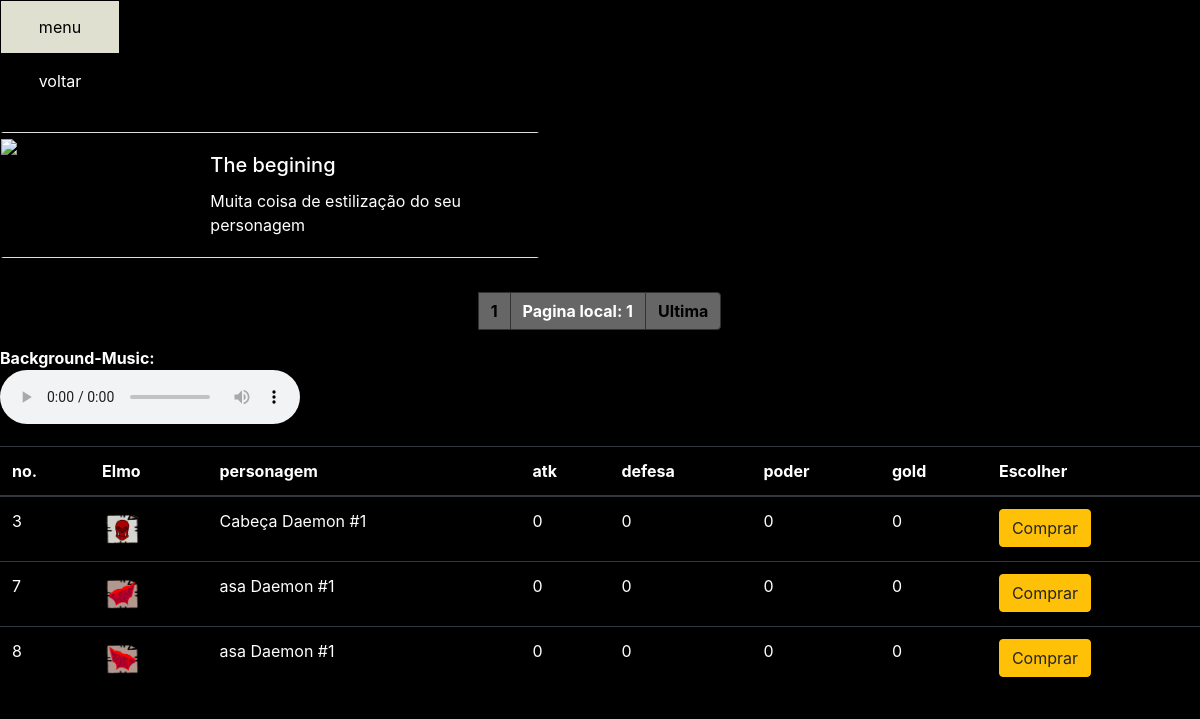
Page /menus/static/key_12thebegin.php on the committed database.
### tables this page shows
CREATE TABLE IF NOT EXISTS `shops` (
  `inv_id` int(6) NOT NULL,
  `inv_dono` varchar(250) DEFAULT NULL,
  `inv_nome` varchar(250) DEFAULT NULL,
  `inv_nome_item` varchar(250) DEFAULT NULL,
  `inv_mod` varchar(5000) DEFAULT NULL,
  `inv_slots` int(9) DEFAULT NULL,
  `inv_gold` int(8) DEFAULT NULL,
  `nome_da` varchar(250) DEFAULT NULL,
  `inv_type` varchar(250) DEFAULT NULL,
  `inv_loot` int(8) DEFAULT NULL,
  `inv_capacidade` int(14) DEFAULT NULL,
  `inv_atk` int(7) DEFAULT NULL,
  `inv_def` int(7) DEFAULT NULL,
  `inv_pw` int(7) DEFAULT NULL,
  `inv_hp_min` int(10) DEFAULT NULL,
  `inv_hp_max` int(10) DEFAULT NULL,
  `inv_mp_min` int(10) DEFAULT NULL,
  `inv_mp_max` int(10) DEFAULT NULL,
  `inv_tipo` varchar(250) DEFAULT NULL,
  `inv_kit` varchar(250) DEFAULT NULL,
  `inv_shop` varchar(250) DEFAULT NULL,
  `inv_cod_1` varchar(250) DEFAULT NULL,
  `inv_cod_2` varchar(250) DEFAULT NULL,
  `inv_cod_3` varchar(250) DEFAULT NULL,
  `inv_cod_final` varchar(250) DEFAULT NULL,
  PRIMARY KEY (`inv_id`)
);

### menus/static/key_12thebegin.php (the view, shortened to what this page needs)
<?php
include('../../login-cadastro/db/conexao.php');
?>
<!DOCTYPE html>
<html lang="pt-br">
  <head>
           <link rel="stylesheet" href="../../home/View/css/key_23.css">
           <link rel="stylesheet" href="https://maxcdn.bootstrapcdn.com/bootstrap/4.0.0/css/bootstrap.min.css">
  <link rel="stylesheet" href="css/styles.css?v=1.0">
  </head>
  <body>
  <div class="links">
  <a class= "menu" href="key_24.php">menu</a>
<br>
  <a class= "voltar" href="key_473.php">voltar</a>
<br>
</div>
    </a><br>
   <div class="card mb-3" style="max-width: 540px;">
  <div class="row g-0">
    <div class="col-md-4">
      <img src="../../static/npcs2/varcella17.png" >
    </div>
    <div class="col-md-8">
      <div class="card-body">
        <h5 class="card-title">The begining</h5>
        <p class="card-text">Muita coisa de estilização  do seu personagem</p>
      </div>
    </div>
  </div>
</div>
<table class="table table-dark">
  <thead>
    <tr>
      <th scope="col">no.</th>
      <th scope="col">Elmo</th>
      <th scope="col">personagem</th>
      <th scope="col">atk</th>
      <th scope="col">defesa</th>
       <th scope="col">poder</th>
       <th scope="col">gold</th>
      <th scope="col">Escolher</th>
    </tr>
  </thead>
  <tbody>
    <?php
    $pagina_atual = filter_input(INPUT_GET,'pagina', FILTER_SANITIZE_NUMBER_INT);
    $pagina = (!empty($pagina_atual)) ? $pagina_atual : 1;
    $qnt_result_pg = 10;
    $inicio = ($qnt_result_pg * $pagina) - $qnt_result_pg;
$result_usuarios= $pdo-> prepare( "SELECT * FROM shops  WHERE nome_da = 'The_Begin' ORDER BY inv_gold desc LIMIT $qnt_result_pg OFFSET $inicio");
$result_usuarios-> execute();
$resultado_usuarios = $result_usuarios-> fetchAll( PDO::FETCH_ASSOC );
foreach($resultado_usuarios as  $row_usuario) {
echo "<form action='key_12enemy1_bck.php' method='POST'>";
      echo "<div class='buttoin'>";
            echo "<div class='card-content'>";
            echo "<div class='content'>";
          echo "<tr>";
          echo "<td scope='row'>".$row_usuario['inv_id']."</td>";
          echo "<td><img style='width:40px;height:40px' src=".$row_usuario['inv_nome']."></td>";
          echo "<td>" .$row_usuario["inv_nome_item"]. "</td>";
          echo "<td>" . $row_usuario['inv_atk'] . "</td>";
          echo "<td>" . $row_usuario['inv_def'] . "</td>";
          echo "<td>" . $row_usuario['inv_pw'] . "</td>";
         echo "<td>" . $row_usuario['inv_gold'] . "</td>";
 echo "<td><button type='submit' class='btn btn-warning'>Comprar</button></td>";
 echo "</div>";
            echo "</div>";
            echo "</div>";
      echo "</form>";
    }
    $result_pg= $pdo-> prepare( "SELECT COUNT(inv_id) AS num_result FROM shops WHERE nome_da = 'The_Begin'");
    $result_pg-> execute();
$resultado_pg = $result_pg-> fetchAll( PDO::FETCH_ASSOC );
foreach($resultado_pg as   $row_pg ) {
    $quantidade_pg = ceil($row_pg['num_result'] / $qnt_result_pg);
       echo "<nav aria-label='Page navigation example'>";
        echo "<ul class='pagination justify-content-center'>";
     echo " <a href='key_12thebegin.php?pagina=1'class='page-link' aria-label='Goto page 1'>1</a>";
    echo "<li class='page-item'><a class='page-link' aria-current='page'>Pagina local: ".$pagina." </a></li> ";
    echo "<li class='page-item'><a class='page-link' href='key_12thebegin.php?pagina=$quantidade_pg' class='page-link' aria-label='Goto page 86'>Ultima</a></li>";
      echo "</ul>";
        echo "</nav>";
}
 ?>
    <figure>
    <figcaption style="color:white; font-weight: bold ">Background-Music:</figcaption>
    <audio
        controls
        loop
        play
        src="../ost/theme.mp3">
    </audio>
    <br/>
</figure>
     </body>
</html>

### home/View/css/key_23.css (style rules this page uses)
* { margin: 0; padding: 0; background-color:black ; }
img { width:40px; height:40px; }
a.page-link { background-color:#666666; color:black ; font-weight: bold; border:1px solid rgb(50,50,50); }
.btn { background-color:black; color:white; border: 2px solid #666666; }
a.menu:link, a.menu:visited, a.voltar:link, a.voltar:visited { background-color: #000; border: 1px solid #000; color: white; display: inline-block; padding: 14px 25px; text-align: center; text-decoration: none; width:100%; }
.links { width:120px; }

### menus/static/styles.css (style rules this page uses)
.buttoin { border: 3px solid black ; }
body { position:relative; background-color:black; color:white; }
a.menu:link, a.menu:visited, a.voltar:link, a.voltar:visited { background-color: #000; border: 1px solid #000; color: white; display: inline-block; padding: 14px 25px; text-align: center; text-decoration: none; width:100%; }
.links { width:120px; }
img { width:200px; height:auto ; }

### menus/static/key_12thebegin.php (style rules this page uses)
.buttoin { border: 3px solid black ; }
body { position:relative; background-color:black; color:white; }
a.menu:link, a.menu:visited, a.voltar:link, a.voltar:visited { background-color: #000; border: 1px solid #000; color: white; display: inline-block; padding: 14px 25px; text-align: center; text-decoration: none; width:100%; }
.links { width:120px; }
img { width:200px; height:auto ; }

### rows in the picture
shops: inv_id "3", shows a picture, inv_nome_item "Cabeça Daemon #1", inv_atk "0", inv_def "0", inv_pw "0", inv_gold "0"
shops: inv_id "7", shows a picture, inv_nome_item "asa Daemon #1", inv_atk "0", inv_def "0", inv_pw "0", inv_gold "0"
shops: inv_id "8", shows a picture, inv_nome_item "asa Daemon #1", inv_atk "0", inv_def "0", inv_pw "0", inv_gold "0"
